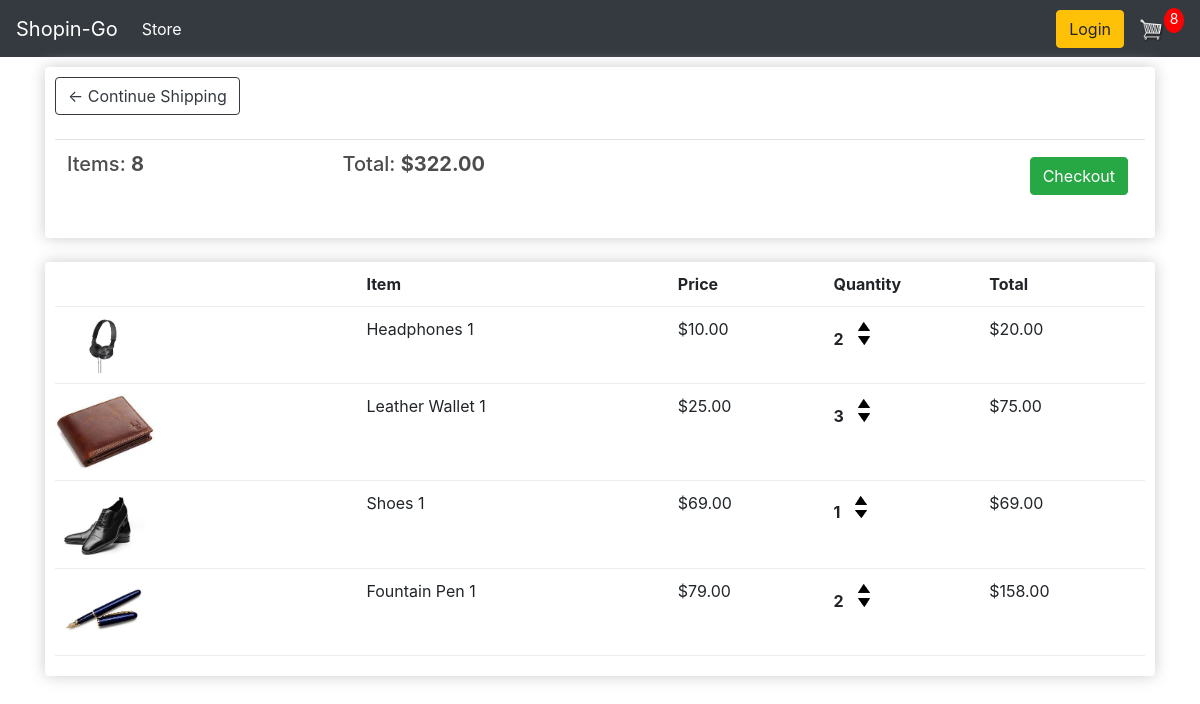
The app's page /cart/ (signed in) with its own data.
### store/models.py (models this page shows, shortened)
class Order(models.Model):
    customer = models.ForeignKey(Customer, on_delete=models.SET_NULL, null=True, blank=True)
    date_ordered = models.DateTimeField(auto_now_add=True)
    complete = models.BooleanField(default=False)
    transaction_id = models.CharField(max_length=100, null=True)
    @property
    def get_cart_total(self):
        orderitems = self.orderitem_set.all()
        total=sum([item.get_total for item in orderitems])
        return total
    @property
    def get_cart_items(self):
        orderitems = self.orderitem_set.all()
        total = sum([item.quantity for item in orderitems])
        return total

class OrderItem(models.Model):
    product = models.ForeignKey(Product, on_delete=models.SET_NULL, null=True)
    order = models.ForeignKey(Order, on_delete=models.SET_NULL, null=True)
    quantity = models.IntegerField(default=0, null=True, blank=True)
    date_added = models.DateTimeField(auto_now_add=True)
    @property
    def get_total(self):
        total = self.product.price * self.quantity
        return total

class Product(models.Model):
    name = models.CharField(max_length=200)
    price = models.DecimalField(max_digits=7, decimal_places=2)
    digital = models.BooleanField(default=False, null=True, blank=True)
    image = models.ImageField(null=True, blank=True)
    @property
    def imageURL(self):
        try:
            url = self.image.url
        except:
            url = ''
        return url

### store/views.py (the view)
# urls.py: path('cart/', views.cart, name="cart"),
def cart(request):
    data = cartData(request)
    cartItems = data['cartItems']
    order = data['order']
    items = data['items']
    context ={'items': items, 'order': order, 'cartItems': cartItems }
    return render(request, 'cart.html', context)

### store/utils.py (called while the page is built)
def cartData(request):
    if request.user.is_authenticated:
        customer = request.user.customer
        order, created = Order.objects.get_or_create(customer=customer, complete=False)
        items = order.orderitem_set.all()
        cartItems = order.get_cart_items
    else:
        cookieData = cookieCart(request)
        cartItems = cookieData['cartItems']
        order = cookieData['order']
        items = cookieData['items']
    return {'cartItems':cartItems ,'order':order, 'items':items}

### templates/cart.html
{% extends 'main.html' %}
{% load static %}
{% block content %}
    <div class="row">
        <div class="col-lg-12">
            <div class="box-element">
                <a class="btn btn-outline-dark" href="{% url 'store' %}">&#x2190; Continue Shipping</a>
                <br>
                <br>
                <table class="table">
                    <tr>
                        <th><h5>Items: <strong>{{order.get_cart_items}}</strong></h5></th>
                        <th><h5>Total: <strong>${{order.get_cart_total|floatformat:2}}</strong></h5></th>
                        <th>
                            <a style="float: right; margin:5px" class="btn btn-success" href="{% url 'checkout' %}">Checkout</a>
                        </th>
                    </tr>
                </table>
            </div>
            <br>
            <div class="box-element">
                <div class="cart-row">
                    <div style="flex:2"></div>
                     <div style="flex:2"><strong>Item</strong></div>
                     <div style="flex:1"><strong>Price</strong></div>
                     <div style="flex:1"><strong>Quantity</strong></div>
                     <div style="flex:1"><strong>Total</strong></div>
                </div>
                {% for item in items %}
                <div class="cart-row">
                    <div style="flex:2"><img class="row-image" src="{{item.product.imageURL}}"></div>
                     <div style="flex:2">{{item.product.name}} 1</div>
                     <div style="flex:1">${{item.product.price|floatformat:2}}</div>
                     <div style="flex:1">
                         <p class="quantity">{{item.quantity}}</p>
                         <div class="quantity">
                             <img data-product={{item.product.id}} data-action="add" class="chg-quantity update-cart" src="{% static 'images/arrow-up.png' %}">
                             <img data-product={{item.product.id}} data-action="remove" class="chg-quantity update-cart" src="{% static 'images/arrow-down.png' %}">
                         </div>
                     </div>
                     <div style="flex:1">${{item.get_total}}</div>
                </div>
                {% endfor %}
            </div>
        </div>
    </div>
{% endblock content %}

### templates/main.html (shortened to what this page needs)
<!DOCTYPE html>
{% load static %}
<html lang="en">
<head>
    <link rel="stylesheet" type="text/css" href="{% static 'css/style.css' %}">
	<link rel="stylesheet" href="https://stackpath.bootstrapcdn.com/bootstrap/4.4.1/css/bootstrap.min.css"
>
</head>
<body>
     <nav class="navbar navbar-expand-lg navbar-dark bg-dark">
          <a class="navbar-brand" href="{% url 'store' % }">Shopin-Go</a>
          <div class="collapse navbar-collapse" id="navbarSupportedContent">
            <ul class="navbar-nav mr-auto">
              <li class="nav-item active">
                <a class="nav-link" href="{% url 'store' % }">Store <span class="sr-only">(current)</span></a>
              </li>
            </ul>
              <div class="form-inline my-2 my-lg-0">
	     	<a href="#"class="btn btn-warning">Login</a>
	     	<a href="{% url 'cart' %}">
	    		<img  id="cart-icon" src="{% static 'images/cart.png' %}">
	    	</a>
	    	<p id="cart-total">{{cartItems}}</p>
	    </div>
          </div>
    </nav>
<div class="container">
   {% block content %}
   {% endblock content %}
</div>
</body>
</html>

### static/css/style.css (style rules this page uses)
body { background-color: hsl(0, 0%, 98%); }
h1,h2,h3,h4,h5,h6 { color:hsl(0, 0%, 30%); }
.box-element { box-shadow:hsl(0, 0%, 80%) 0 0 16px; background-color: #fff; border-radius: 4px; padding: 10px; }
.bg-dark { background-color: #4f868c!important; }
#cart-icon { width:25px; display: inline-block; margin-left: 15px; }
#cart-total { display: block; text-align: center; color:#fff; background-color: red; width: 20px; height: 25px; border-radius: 50%; font-size: 14px; }
.col-lg-4, .col-lg-6, .col-lg-8, .col-lg-12 { margin-top: 10px; }
.btn { border-radius: 0; }
.row-image { width: 100px; }
.cart-row { display: flex; align-items: flex-stretch; padding-bottom: 10px; margin-bottom: 10px; border-bottom: 1px solid #ececec; }
.quantity { display: inline-block; font-weight: 700; padding-right:10px; }
.chg-quantity { width: 12px; cursor: pointer; display: block; margin-top: 5px; transition:.1s; }

### records on screen
Order: get_cart_items "8", get_cart_total "322.00"
OrderItem: product.imageURL (picture), product.name "Headphones", product.price "10.00", quantity "2", get_total "20.00"
OrderItem: product.imageURL (picture), product.name "Leather Wallet", product.price "25.00", quantity "3", get_total "75.00"
OrderItem: product.imageURL (picture), product.name "Shoes", product.price "69.00", quantity "1", get_total "69.00"
OrderItem: product.imageURL (picture), product.name "Fountain Pen", product.price "79.00", quantity "2", get_total "158.00"

### other values on screen
{{ cartItems }} "8"
